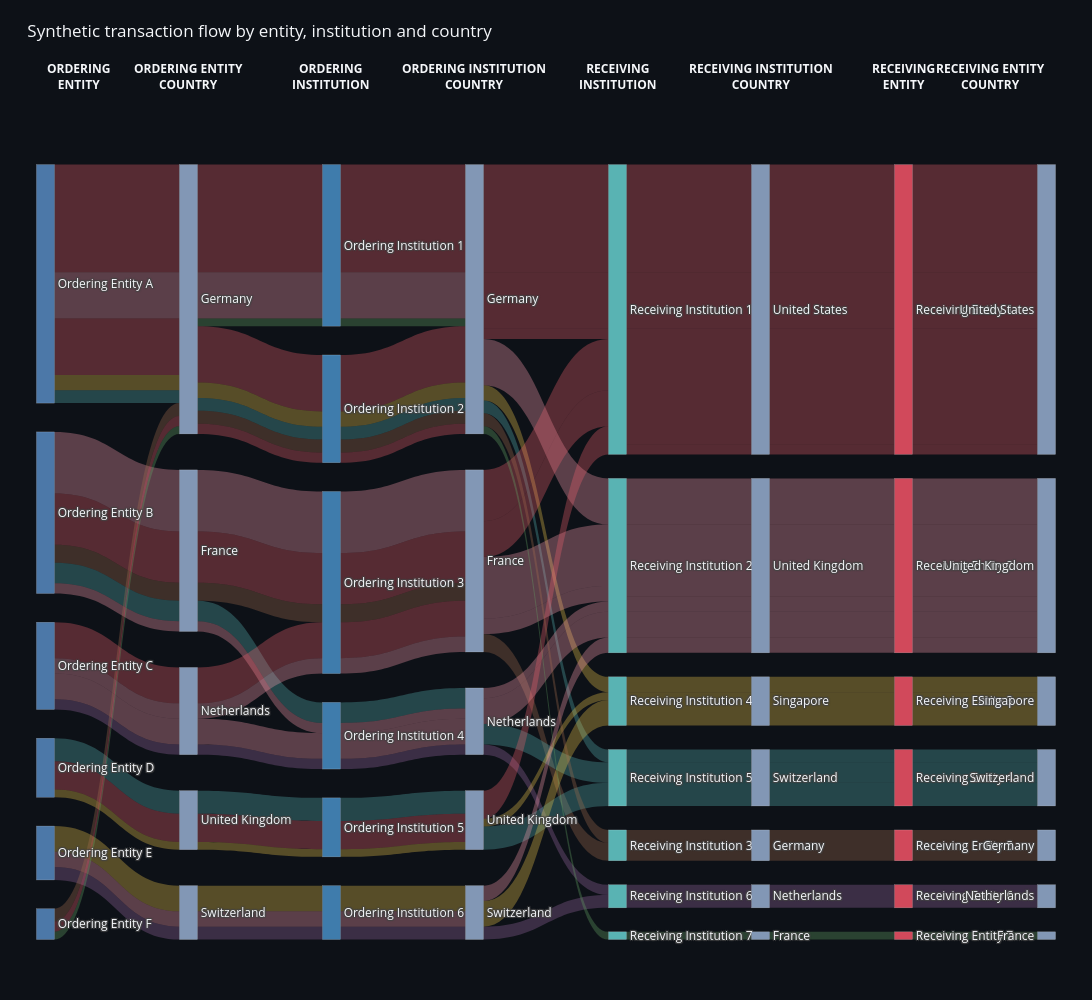

Notebook code for this chart:
### Code cell
fig = go.Figure(
    data=[
        go.Sankey(
            # Keep two-dimensional dragging enabled. Positions are starting points.
            arrangement="freeform",
            domain=dict(y=sankey_y_domain),
            node=dict(
                pad=node_pad,
                thickness=18,
                line=dict(width=0.5, color="rgba(255,255,255,0.35)"),
                label=node_labels,
                customdata=node_hover_details,
                hovertemplate="<b>%{label}</b><br>%{customdata}<br>%{value:,.0f} synthetic transactions<extra></extra>",
                color=node_colors,
                x=node_x,
                y=node_y,
            ),
            link=dict(
                source=sources,
                target=targets,
                value=values,
                color=link_colors,
                customdata=link_hover_details,
                hovertemplate="%{customdata}<br><b>%{value:,.0f} synthetic transactions</b><extra></extra>",
            ),
        )
    ]
)

fig.update_layout(
    title=dict(
        text="Synthetic transaction flow by entity, institution and country",
        x=0.025,
        xanchor="left",
        y=0.975,
        yanchor="top",
    ),
    template="plotly_dark",
    paper_bgcolor="#0d1117",
    plot_bgcolor="#0d1117",
    font=dict(size=12, color="#f5f7fa"),
    width=chart_width,
    height=chart_height,
    autosize=True,
    margin=chart_margin,
    annotations=[
        dict(
            x=x_positions[layer_name], y=1.055,
            xref="paper", yref="paper",
            xanchor="left" if layer_name == "ordering_entity" else "right" if layer_name == "receiving_entity_country" else "center",
            yanchor="bottom",
            text=f"<b>{title}</b>",
            showarrow=False,
            font=dict(size=12),
        )
        for layer_name, title in column_titles.items()
    ],
)

fig.show()

### Figure 1 — Plotly figure (JSON) as saved in the notebook; plotly's stock layout.template omitted (floating-point values rounded to 4 significant figures; data arrays with more than 128 entries replaced by an {"elided": "..."} marker saying what was removed)
{"data": [{"arrangement": "freeform", "domain": {"y": [0.025, 0.97]}, "link": {"color": {"elided": "161 str values"}, "customdata": {"elided": "161 str values"}, "hovertemplate": "%{customdata}<br><b>%{value:,.0f} synthetic transactions</b><extra></extra>", "source": {"elided": "161 int values"}, "target": {"elided": "161 int values"}, "value": {"elided": "161 int values"}}, "node": {"color": ["#4c78a8", "#4c78a8", "#4c78a8", "#4c78a8", "#4c78a8", "#4c78a8", "#8297b5", "#8297b5", "#8297b5", "#8297b5", "#8297b5", "#3f7cac", "#3f7cac", "#3f7cac", "#3f7cac", "#3f7cac", "#3f7cac", "#8297b5", "#8297b5", "#8297b5", "#8297b5", "#8297b5", "#59b3b3", "#59b3b3", "#59b3b3", "#59b3b3", "#59b3b3", "#59b3b3", "#59b3b3", "#8297b5", "#8297b5", "#8297b5", "#8297b5", "#8297b5", "#8297b5", "#8297b5", "#d1495b", "#d1495b", "#d1495b", "#d1495b", "#d1495b", "#d1495b", "#d1495b", "#8297b5", "#8297b5", "#8297b5", "#8297b5", "#8297b5", "#8297b5", "#8297b5"], "customdata": ["Ordering Entity", "Ordering Entity", "Ordering Entity", "Ordering Entity", "Ordering Entity", "Ordering Entity", "Ordering Entity Country", "Ordering Entity Country", "Ordering Entity Country", "Ordering Entity Country", "Ordering Entity Country", "Ordering Institution", "Ordering Institution", "Ordering Institution", "Ordering Institution", "Ordering Institution", "Ordering Institution", "Ordering Institution Country", "Ordering Institution Country", "Ordering Institution Country", "Ordering Institution Country", "Ordering Institution Country", "Receiving Institution", "Receiving Institution", "Receiving Institution", "Receiving Institution", "Receiving Institution", "Receiving Institution", "Receiving Institution", "Receiving Institution Country", "Receiving Institution Country", "Receiving Institution Country", "Receiving Institution Country", "Receiving Institution Country", "Receiving Institution Country", "Receiving Institution Country", "Receiving Entity", "Receiving Entity", "Receiving Entity", "Receiving Entity", "Receiving Entity", "Receiving Entity", "Receiving Entity", "Receiving Entity Country", "Receiving Entity Country", "Receiving Entity Country", "Receiving Entity Country", "Receiving Entity Country", "Receiving Entity Country", "Receiving Entity Country"], "hovertemplate": "<b>%{label}</b><br>%{customdata}<br>%{value:,.0f} synthetic transactions<extra></extra>", "label": ["Ordering Entity A", "Ordering Entity B", "Ordering Entity C", "Ordering Entity D", "Ordering Entity E", "Ordering Entity F", "Germany", "France", "Netherlands", "United Kingdom", "Switzerland", "Ordering Institution 1", "Ordering Institution 2", "Ordering Institution 3", "Ordering Institution 4", "Ordering Institution 5", "Ordering Institution 6", "Germany", "France", "Netherlands", "United Kingdom", "Switzerland", "Receiving Institution 1", "Receiving Institution 2", "Receiving Institution 4", "Receiving Institution 5", "Receiving Institution 3", "Receiving Institution 6", "Receiving Institution 7", "United States", "United Kingdom", "Singapore", "Switzerland", "Germany", "Netherlands", "France", "Receiving Entity 1", "Receiving Entity 2", "Receiving Entity 3", "Receiving Entity 4", "Receiving Entity 5", "Receiving Entity 6", "Receiving Entity 7", "United States", "United Kingdom", "Singapore", "Switzerland", "Germany", "Netherlands", "France"], "line": {"color": "rgba(255,255,255,0.35)", "width": 0.5}, "pad": 24, "thickness": 18, "x": [0.015, 0.015, 0.015, 0.015, 0.015, 0.015, 0.1536, 0.1536, 0.1536, 0.1536, 0.1536, 0.2921, 0.2921, 0.2921, 0.2921, 0.2921, 0.2921, 0.4307, 0.4307, 0.4307, 0.4307, 0.4307, 0.5693, 0.5693, 0.5693, 0.5693, 0.5693, 0.5693, 0.5693, 0.7079, 0.7079, 0.7079, 0.7079, 0.7079, 0.7079, 0.7079, 0.8464, 0.8464, 0.8464, 0.8464, 0.8464, 0.8464, 0.8464, 0.985, 0.985, 0.985, 0.985, 0.985, 0.985, 0.985], "y": [0.1539, 0.4492, 0.6469, 0.7784, 0.8884, 0.9801, 0.1738, 0.4982, 0.7052, 0.846, 0.9652, 0.1043, 0.3152, 0.5393, 0.737, 0.8553, 0.9652, 0.1738, 0.5115, 0.7184, 0.846, 0.9652, 0.187, 0.5175, 0.6924, 0.7912, 0.8785, 0.9442, 0.995, 0.187, 0.5175, 0.6924, 0.7912, 0.8785, 0.9442, 0.995, 0.187, 0.5175, 0.6924, 0.7912, 0.8785, 0.9442, 0.995, 0.187, 0.5175, 0.6924, 0.7912, 0.8785, 0.9442, 0.995]}, "type": "sankey"}], "layout": {"annotations": [{"font": {"size": 12}, "showarrow": false, "text": "<b>ORDERING<br>ENTITY</b>", "x": 0.015, "xanchor": "left", "xref": "paper", "y": 1.055, "yanchor": "bottom", "yref": "paper"}, {"font": {"size": 12}, "showarrow": false, "text": "<b>ORDERING ENTITY<br>COUNTRY</b>", "x": 0.1536, "xanchor": "center", "xref": "paper", "y": 1.055, "yanchor": "bottom", "yref": "paper"}, {"font": {"size": 12}, "showarrow": false, "text": "<b>ORDERING<br>INSTITUTION</b>", "x": 0.2921, "xanchor": "center", "xref": "paper", "y": 1.055, "yanchor": "bottom", "yref": "paper"}, {"font": {"size": 12}, "showarrow": false, "text": "<b>ORDERING INSTITUTION<br>COUNTRY</b>", "x": 0.4307, "xanchor": "center", "xref": "paper", "y": 1.055, "yanchor": "bottom", "yref": "paper"}, {"font": {"size": 12}, "showarrow": false, "text": "<b>RECEIVING<br>INSTITUTION</b>", "x": 0.5693, "xanchor": "center", "xref": "paper", "y": 1.055, "yanchor": "bottom", "yref": "paper"}, {"font": {"size": 12}, "showarrow": false, "text": "<b>RECEIVING INSTITUTION<br>COUNTRY</b>", "x": 0.7079, "xanchor": "center", "xref": "paper", "y": 1.055, "yanchor": "bottom", "yref": "paper"}, {"font": {"size": 12}, "showarrow": false, "text": "<b>RECEIVING<br>ENTITY</b>", "x": 0.8464, "xanchor": "center", "xref": "paper", "y": 1.055, "yanchor": "bottom", "yref": "paper"}, {"font": {"size": 12}, "showarrow": false, "text": "<b>RECEIVING ENTITY<br>COUNTRY</b>", "x": 0.985, "xanchor": "right", "xref": "paper", "y": 1.055, "yanchor": "bottom", "yref": "paper"}], "autosize": true, "font": {"color": "#f5f7fa", "size": 12}, "height": 1000, "margin": {"b": 40, "l": 30, "r": 30, "t": 140}, "paper_bgcolor": "#0d1117", "plot_bgcolor": "#0d1117", "title": {"text": "Synthetic transaction flow by entity, institution and country", "x": 0.025, "xanchor": "left", "y": 0.975, "yanchor": "top"}, "width": 1800}}
